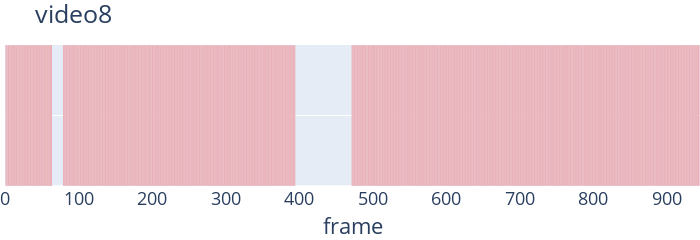

This figure's notebook cell:
### Code cell
show_label_distribution(df, 'video8')

### Figure 1 — Plotly figure (JSON) as saved in the notebook; plotly's stock layout.template omitted (floating-point values rounded to 4 significant figures; data arrays with more than 128 entries replaced by an {"elided": "..."} marker saying what was removed)
{"data": [{"marker": {"color": {"elided": "946 str values"}}, "type": "bar", "x": {"elided": "946 int values"}, "y": {"elided": "946 int values"}}], "layout": {"font": {"size": 18}, "height": 200, "margin": {"b": 0, "l": 0, "r": 0, "t": 45}, "title": {"text": "video8"}, "width": 700, "xaxis": {"title": {"text": "frame"}}, "yaxis": {"range": [0, 1], "showticklabels": false}}}
